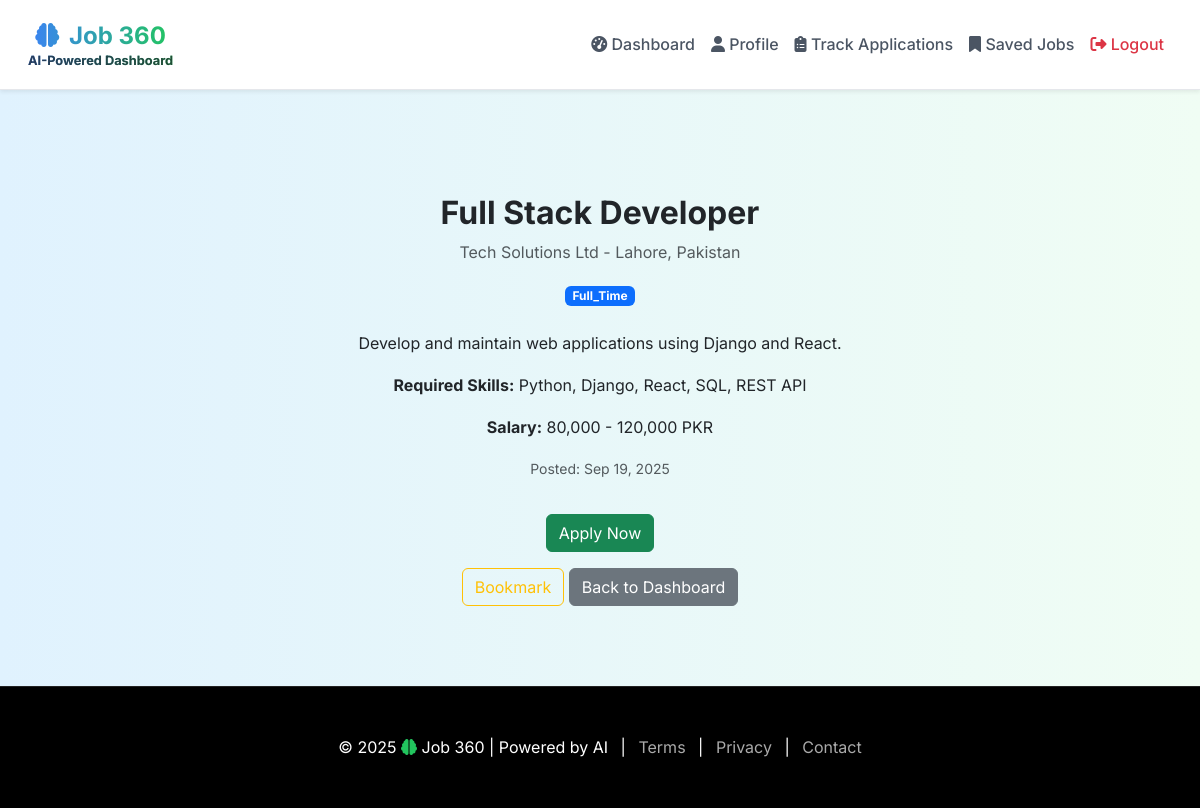
The page /job/1/ (signed in) on the database its author committed.
### myapp/models.py (models this page shows, shortened)
class Job(models.Model):
    title = models.CharField(max_length=200)
    description = models.TextField()
    company_name = models.CharField(max_length=200, blank=True, null=True)
    location = models.CharField(max_length=150, blank=True, null=True)
    job_type = models.CharField(max_length=20, choices=JOB_TYPE_CHOICES, default='full_time')
    salary_range = models.CharField(max_length=100, blank=True, null=True)
    required_skills = models.TextField()  # comma-separated skills
    created_at = models.DateTimeField(default=timezone.now)
    updated_at = models.DateTimeField(auto_now=True)

### myapp/views.py (the view)
# urls.py: path("job/<int:job_id>/", views.job_detail_view, name="job_detail"),
def job_detail_view(request, job_id):
    jobseeker_id = request.session.get("jobseeker_id")
    if not jobseeker_id:
        messages.warning(request, "Please log in to view job details.")
        return redirect("login")
    job = get_object_or_404(Job, id=job_id)
    jobseeker = JobSeeker.objects.get(id=jobseeker_id)
    bookmarked_jobs = Bookmark.objects.filter(job_seeker=jobseeker).values_list("job_id", flat=True)
    return render(request, "job_detail.html", {
        "job": job,
        "bookmarked_jobs": bookmarked_jobs,
    })

### templates/job_detail.html (shortened to what this page needs)
{% extends 'base.html' %}
{% block content %}
<div class="container py-5">
    <h2 class="fw-bold">{{ job.title }}</h2>
    <p class="text-muted">{{ job.company_name }} - {{ job.location }}</p>
    <p><span class="badge bg-primary">{{ job.job_type|title }}</span></p>
    <p class="mt-4">{{ job.description }}</p>
    <p><strong>Required Skills:</strong> {{ job.required_skills }}</p>
    <p><strong>Salary:</strong> {{ job.salary_range }}</p>
    <p><small class="text-muted">Posted: {{ job.created_at|date:"M d, Y" }}</small></p>
    <form method="post" action="{% url 'apply_job' job.id %}">
        <button type="submit" class="btn btn-success mt-3">Apply Now</button>
    </form>
    <form method="post" action="{% url 'toggle_bookmark' job.id %}" class="d-inline">
        {% if job.id in bookmarked_jobs %}
            <button type="submit" class="btn btn-warning mt-3">Remove Bookmark</button>
        {% else %}
            <button type="submit" class="btn btn-outline-warning mt-3">Bookmark</button>
        {% endif %}
    </form>
    <a href="{% url 'dashboard' %}" class="btn btn-secondary mt-3">Back to Dashboard</a>
</div>
{% endblock %}

### templates/base.html (style rules this page uses)
html { scroll-behavior: smooth; }
body { background: linear-gradient(to right, #e0f2fe, #f0fdf4); min-height: 100vh; display: flex; flex-direction: column; font-family: 'Inter', 'Arial', sans-serif; line-height: 1.6; }
.container { text-align: center; padding: 2rem 1rem; max-width: 1200px; margin: 0 auto; }

### rows shown on the page
Job: title "Full Stack Developer", company_name "Tech Solutions Ltd", location "Lahore, Pakistan", job_type "Full_Time", description "Develop and maintain web applications using Django and React.", required_skills "Python, Django, React, SQL, REST API", salary_range "80,000 - 120,000 PKR", created_at "Sep 19, 2025"
